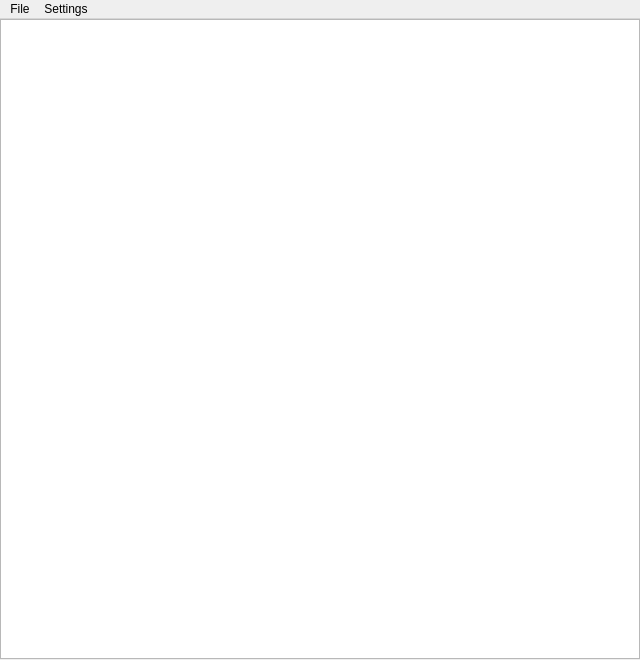
<?xml version="1.0" encoding="UTF-8"?>
<ui version="4.0">
 <class>DotMatrixClass</class>
 <widget class="QMainWindow" name="DotMatrixClass">
  <property name="geometry">
   <rect>
    <x>0</x>
    <y>0</y>
    <width>640</width>
    <height>660</height>
   </rect>
  </property>
  <property name="sizePolicy">
   <sizepolicy hsizetype="Expanding" vsizetype="Expanding">
    <horstretch>0</horstretch>
    <verstretch>0</verstretch>
   </sizepolicy>
  </property>
  <property name="minimumSize">
   <size>
    <width>0</width>
    <height>0</height>
   </size>
  </property>
  <property name="maximumSize">
   <size>
    <width>10000</width>
    <height>10000</height>
   </size>
  </property>
  <property name="windowTitle">
   <string>Dot Matrix v0.0.0</string>
  </property>
  <property name="windowIcon">
   <iconset>
    <normalon>:/DotMatrix/dotmatrix.ico</normalon>
   </iconset>
  </property>
  <widget class="QWidget" name="centralWidget">
   <widget class="QGraphicsView" name="graphicsView">
    <property name="geometry">
     <rect>
      <x>0</x>
      <y>0</y>
      <width>640</width>
      <height>640</height>
     </rect>
    </property>
   </widget>
  </widget>
  <widget class="QMenuBar" name="menuBar">
   <property name="geometry">
    <rect>
     <x>0</x>
     <y>0</y>
     <width>640</width>
     <height>21</height>
    </rect>
   </property>
   <widget class="QMenu" name="menuSettings">
    <property name="title">
     <string>Settings</string>
    </property>
    <widget class="QMenu" name="menuScreen_Scale">
     <property name="title">
      <string>Screen Scale</string>
     </property>
     <addaction name="actionx1"/>
     <addaction name="actionx2"/>
     <addaction name="actionx3"/>
     <addaction name="actionx4"/>
    </widget>
    <addaction name="menuScreen_Scale"/>
   </widget>
   <widget class="QMenu" name="menuFile">
    <property name="title">
     <string>File</string>
    </property>
    <addaction name="actionQuit"/>
   </widget>
   <addaction name="menuFile"/>
   <addaction name="menuSettings"/>
  </widget>
  <action name="actionQuit">
   <property name="text">
    <string>Quit</string>
   </property>
  </action>
  <action name="actionx1">
   <property name="text">
    <string>x1</string>
   </property>
  </action>
  <action name="actionx2">
   <property name="text">
    <string>x2</string>
   </property>
  </action>
  <action name="actionx3">
   <property name="text">
    <string>x3</string>
   </property>
  </action>
  <action name="actionx4">
   <property name="text">
    <string>x4</string>
   </property>
  </action>
 </widget>
 <layoutdefault spacing="6" margin="11"/>
 <resources>
  <include location="DotMatrix.qrc"/>
 </resources>
 <connections/>
</ui>
